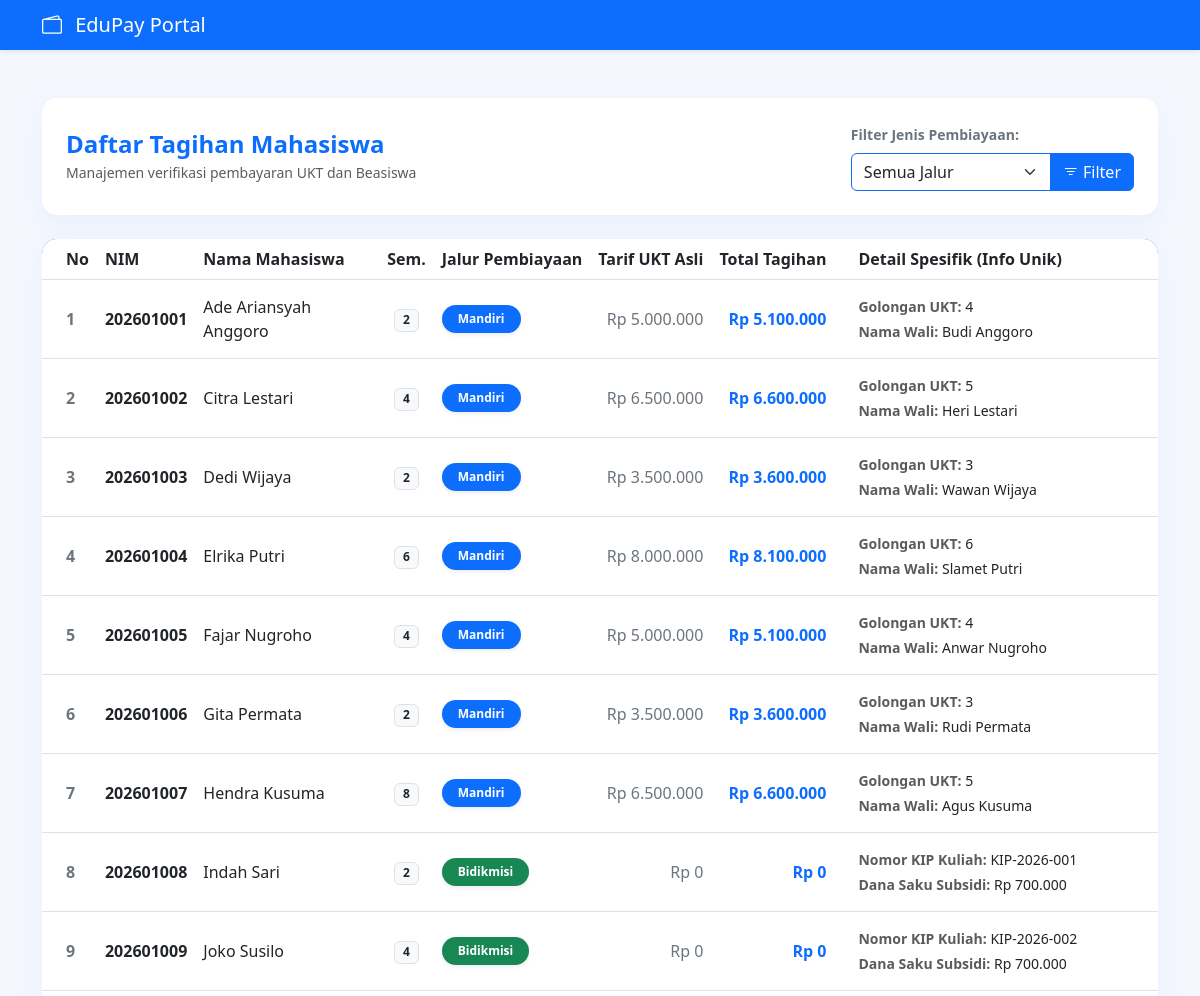
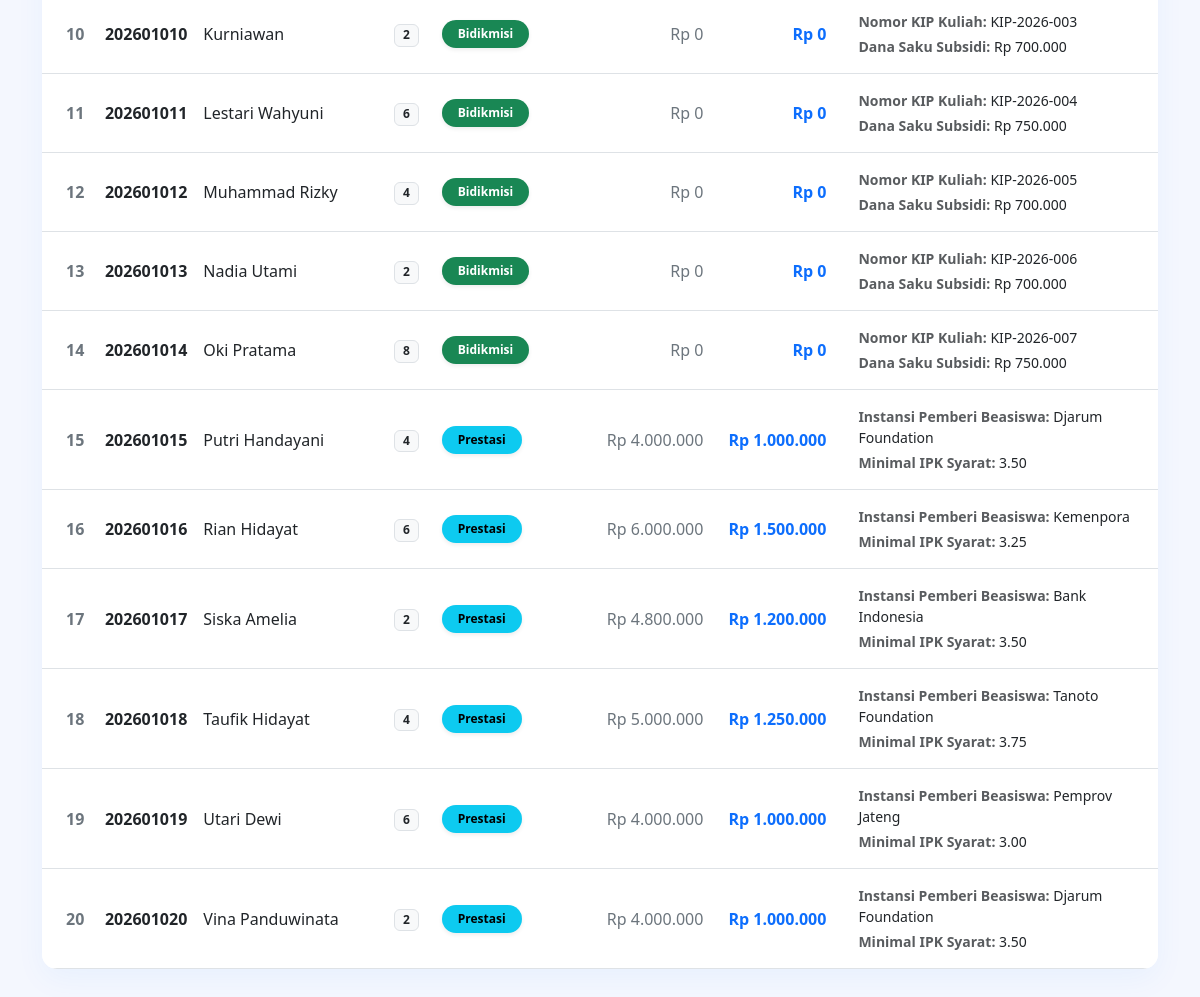
The page / on the database its author committed (2 pictures, top to bottom).
### tables this page shows
CREATE TABLE `tabel_mahasiswa` (
  `id_mahasiswa` int(11) NOT NULL AUTO_INCREMENT,
  `nama_mahasiswa` varchar(100) NOT NULL,
  `nim` varchar(15) NOT NULL,
  `semester` int(11) NOT NULL,
  `tarif_ukt_nominal` int(11) NOT NULL,
  `jenis_pembiayaan` enum('Mandiri','Bidikmisi','Prestasi') NOT NULL,
  `golongan_ukt` int(11) DEFAULT NULL,
  `nama_wali` varchar(100) DEFAULT NULL,
  `nomor_kip_kuliah` varchar(30) DEFAULT NULL,
  `dana_saku_subsidi` int(11) DEFAULT NULL,
  `nama_instansi_beasiswa` varchar(100) DEFAULT NULL,
  `minimal_ipk_syarat` decimal(3,2) DEFAULT NULL,
  PRIMARY KEY (`id_mahasiswa`),
  UNIQUE KEY `nim` (`nim`)
);

### models/MahasiswaMandiri.php (called while the page is built, shortened)
<?php
require_once __DIR__ . '/Mahasiswa.php';
class MahasiswaMandiri extends Mahasiswa {
    private $golonganUkt;
    private $namaWali;
    public function __construct(array $data) {
        $this->golonganUkt = isset($data['golongan_ukt']) ? (int)$data['golongan_ukt'] : null;
        $this->namaWali = $data['nama_wali'] ?? '';
    }
    public static function getAll(PDO $db) {
        $query = "SELECT * FROM tabel_mahasiswa WHERE jenis_pembiayaan = 'Mandiri'";
        $stmt = $db->prepare($query);
        $stmt->execute();
        $listMahasiswa = [];
        while ($row = $stmt->fetch()) {
            $listMahasiswa[] = new self($row);
        }
        return $listMahasiswa;
    }
    public function hitungTagihanSemester() {
        return $this->tarifUktNominal + 100000;
    }
    public function tampilkanSpesifikasiAkademik() {
        return [
            (object) [
                'label' => 'Golongan UKT',
                'value' => $this->golonganUkt
            ],
            (object) [
                'label' => 'Nama Wali',
                'value' => $this->namaWali
            ]
        ];
    }
}

### models/MahasiswaBidikmisi.php (called while the page is built, shortened)
<?php
require_once __DIR__ . '/Mahasiswa.php';
class MahasiswaBidikmisi extends Mahasiswa {
    private $nomorKipKuliah;
    private $danaSakuSubsidi;
    public function __construct(array $data) {
        $this->nomorKipKuliah = $data['nomor_kip_kuliah'] ?? '';
        $this->danaSakuSubsidi = isset($data['dana_saku_subsidi']) ? (int)$data['dana_saku_subsidi'] : 0;
    }
    public static function getAll(PDO $db) {
        $query = "SELECT * FROM tabel_mahasiswa WHERE jenis_pembiayaan = 'Bidikmisi'";
        $stmt = $db->prepare($query);
        $stmt->execute();
        $listMahasiswa = [];
        while ($row = $stmt->fetch()) {
            $listMahasiswa[] = new self($row);
        }
        return $listMahasiswa;
    }
    public function hitungTagihanSemester() {
        return 0;
    }
    public function tampilkanSpesifikasiAkademik() {
        return [
            (object) [
                'label' => 'Nomor KIP Kuliah',
                'value' => $this->nomorKipKuliah
            ],
            (object) [
                'label' => 'Dana Saku Subsidi',
                'value' => 'Rp ' . number_format($this->danaSakuSubsidi, 0, ',', '.')
            ]
        ];
    }
}

### models/MahasiswaPrestasi.php (called while the page is built, shortened)
<?php
require_once __DIR__ . '/Mahasiswa.php';
class MahasiswaPrestasi extends Mahasiswa {
    private $namaInstansiBeasiswa;
    private $minimalIpkSyarat;
    public function __construct(array $data) {
        $this->namaInstansiBeasiswa = $data['nama_instansi_beasiswa'] ?? '';
        $this->minimalIpkSyarat = isset($data['minimal_ipk_syarat']) ? (float)$data['minimal_ipk_syarat'] : 0.0;
    }
    public static function getAll(PDO $db) {
        $query = "SELECT * FROM tabel_mahasiswa WHERE jenis_pembiayaan = 'Prestasi'";
        $stmt = $db->prepare($query);
        $stmt->execute();
        $listMahasiswa = [];
        while ($row = $stmt->fetch()) {
            $listMahasiswa[] = new self($row);
        }
        return $listMahasiswa;
    }
    public function hitungTagihanSemester() {
        return $this->tarifUktNominal * 0.25;
    }
    public function tampilkanSpesifikasiAkademik() {
        return [
            (object) [
                'label' => 'Instansi Pemberi Beasiswa',
                'value' => $this->namaInstansiBeasiswa
            ],
            (object) [
                'label' => 'Minimal IPK Syarat',
                'value' => number_format($this->minimalIpkSyarat, 2)
            ]
        ];
    }
}

### models/Mahasiswa.php (called while the page is built, shortened)
<?php
abstract class Mahasiswa {
    protected $nama_mahasiswa;
    protected $nim;
    protected $semester;
    protected $tarifUktNominal;
    public function __construct(array $data) {
        $this->nama_mahasiswa = $data['nama_mahasiswa'] ?? '';
        $this->nim = $data['nim'] ?? '';
        $this->semester = isset($data['semester']) ? (int)$data['semester'] : 1;
        $this->tarifUktNominal = isset($data['tarif_ukt_nominal']) ? (int)$data['tarif_ukt_nominal'] : 0;
    }
    public function getNamaMahasiswa() {
        return $this->nama_mahasiswa;
    }
    public function getNim() {
        return $this->nim;
    }
    public function getSemester() {
        return $this->semester;
    }
    public function getTarifUktNominal() {
        return $this->tarifUktNominal;
    }
}

### index.php (the view, shortened to what this page needs)
<?php
require_once __DIR__ . '/models/MahasiswaMandiri.php';
require_once __DIR__ . '/models/MahasiswaBidikmisi.php';
require_once __DIR__ . '/models/MahasiswaPrestasi.php';
$database = new Database();
$db = $database->getConnection();
$filter = isset($_GET['jenis']) ? $_GET['jenis'] : 'Semua';
$listMahasiswa = [];
if ($filter === 'Mandiri') {
    $listMahasiswa = MahasiswaMandiri::getAll($db);
} elseif ($filter === 'Bidikmisi') {
    $listMahasiswa = MahasiswaBidikmisi::getAll($db);
} elseif ($filter === 'Prestasi') {
    $listMahasiswa = MahasiswaPrestasi::getAll($db);
} else {
    $listMahasiswa = array_merge(
        MahasiswaMandiri::getAll($db),
        MahasiswaBidikmisi::getAll($db),
        MahasiswaPrestasi::getAll($db)
    );
}
?>
<!DOCTYPE html>
<html lang="id">
<head>
    <link href="https://cdn.jsdelivr.net/npm/bootstrap@5.3.0/dist/css/bootstrap.min.css" rel="stylesheet">
    <link href="https://cdn.jsdelivr.net/npm/bootstrap-icons@1.11.0/font/bootstrap-icons.css" rel="stylesheet">
</head>
<body>
    <nav class="navbar navbar-dark navbar-custom shadow-sm mb-5">
        <div class="container">
            <span class="navbar-brand mb-0 h1">
                <i class="bi bi-wallet2 me-2"></i> EduPay Portal
            </span>
        </div>
    </nav>
    <div class="container">
        <div class="card card-custom bg-white p-4 mb-4">
            <div class="row align-items-center">
                <div class="col-md-6">
                    <h4 class="text-primary fw-bold mb-1">Daftar Tagihan Mahasiswa</h4>
                    <p class="text-muted small mb-md-0">Manajemen verifikasi pembayaran UKT dan Beasiswa</p>
                </div>
                <div class="col-md-6 text-md-end">
                    <form action="" method="GET" class="d-inline-block text-start">
                        <label for="jenis" class="form-label small fw-bold text-secondary">Filter Jenis Pembiayaan:</label>
                        <div class="input-group">
                            <select name="jenis" id="jenis" class="form-select border-primary" style="min-width: 200px;">
                                <option value="Semua" <?= $filter === 'Semua' ? 'selected' : '' ?>>Semua Jalur</option>
                            </select>
                            <button type="submit" class="btn btn-primary">
                                <i class="bi bi-filter"></i> Filter
                            </button>
                        </div>
                    </form>
                </div>
            </div>
        </div>
        <div class="card card-custom bg-white overflow-hidden mb-5">
            <div class="table-responsive">
                <table class="table table-hover align-middle mb-0">
                    <thead class="table-header-custom text-nowrap">
                        <tr>
                            <th scope="col" class="ps-4">No</th>
                            <th scope="col">NIM</th>
                            <th scope="col">Nama Mahasiswa</th>
                            <th scope="col" class="text-center">Sem.</th>
                            <th scope="col">Jalur Pembiayaan</th>
                            <th scope="col" class="text-end">Tarif UKT Asli</th>
                            <th scope="col" class="text-end">Total Tagihan</th>
                            <th scope="col" class="ps-4">Detail Spesifik (Info Unik)</th>
                        </tr>
                    </thead>
                    <tbody>
                        <?php if (empty($listMahasiswa)): ?>
                            <tr>
                                <td colspan="8" class="text-center py-5 text-muted">
                                    <i class="bi bi-folder-x display-4 d-block mb-3 text-secondary"></i>
                                    Tidak ada data mahasiswa ditemukan.
                                </td>
                            </tr>
                        <?php else: ?>
                            <?php
                            $no = 1;
                            foreach ($listMahasiswa as $mhs):
                                $badgeClass = 'badge-mandiri';
                                $jenisTeks = 'Mandiri';
                                if ($mhs instanceof MahasiswaBidikmisi) {
                                    $badgeClass = 'badge-bidikmisi';
                                    $jenisTeks = 'Bidikmisi';
                                } elseif ($mhs instanceof MahasiswaPrestasi) {
                                    $badgeClass = 'badge-prestasi';
                                    $jenisTeks = 'Prestasi';
                                }
                            ?>
                                <tr>
                                    <td class="ps-4 fw-bold text-secondary"><?= $no++; ?></td>
                                    <td class="fw-semibold text-dark"><?= htmlspecialchars($mhs->getNim()); ?></td>
                                    <td><?= htmlspecialchars($mhs->getNamaMahasiswa()); ?></td>
                                    <td class="text-center"><span class="badge bg-light text-dark border"><?= $mhs->getSemester(); ?></span></td>
                                    <td>
                                        <span class="badge <?= $badgeClass ?> px-3 py-2 rounded-pill shadow-sm small">
                                            <?= $jenisTeks; ?>
                                        </span>
                                    </td>
                                    <td class="text-end text-secondary">
                                        Rp <?= number_format($mhs->getTarifUktNominal(), 0, ',', '.'); ?>
                                    </td>
                                    <td class="text-end fw-bold text-primary">
                                        Rp <?= number_format($mhs->hitungTagihanSemester(), 0, ',', '.'); ?>
                                    </td>
                                    <td class="ps-4 py-3">
                                        <div class="d-flex flex-column gap-1">
                                            <?php
                                            foreach ($mhs->tampilkanSpesifikasiAkademik() as $info):
                                            ?>
                                                <small class="text-dark">
                                                    <span class="text-muted fw-semibold"><?= htmlspecialchars($info->label); ?>:</span>
                                                    <?= htmlspecialchars($info->value); ?>
                                                </small>
                                            <?php endforeach; ?>
                                        </div>
                                    </td>
                                </tr>
                            <?php endforeach; ?>
                        <?php endif; ?>
                    </tbody>
                </table>
            </div>
        </div>
    </div>
</body>
</html>

### index.php (style rules this page uses)
body { background-color: #f4f7fe; font-family: 'Segoe UI', Tahoma, Geneva, Verdana, sans-serif; }
.navbar-custom { background-color: #0d6efd; }
.card-custom { border: none; border-radius: 15px; box-shadow: 0 10px 30px rgba(13, 110, 253, 0.05); }
.table-header-custom { background-color: #0d6efd !important; color: white !important; }
.badge-mandiri { background-color: #0d6efd; }
.badge-bidikmisi { background-color: #198754; }
.badge-prestasi { background-color: #0dcaf0; color: #000; }

### rows shown on the page
tabel_mahasiswa: nim "202601001", nama_mahasiswa "Ade Ariansyah Anggoro", semester "2", jenisTeks "Mandiri", tarif_ukt_nominal "5.000.000", tarif_ukt_nominal "5.100.000", label "Golongan UKT", value "4", label "Nama Wali", value "Budi Anggoro"
tabel_mahasiswa: nim "202601002", nama_mahasiswa "Citra Lestari", semester "4", jenisTeks "Mandiri", tarif_ukt_nominal "6.500.000", tarif_ukt_nominal "6.600.000", label "Golongan UKT", value "5", label "Nama Wali", value "Heri Lestari"
tabel_mahasiswa: nim "202601003", nama_mahasiswa "Dedi Wijaya", semester "2", jenisTeks "Mandiri", tarif_ukt_nominal "3.500.000", tarif_ukt_nominal "3.600.000", label "Golongan UKT", value "3", label "Nama Wali", value "Wawan Wijaya"
tabel_mahasiswa: nim "202601004", nama_mahasiswa "Elrika Putri", semester "6", jenisTeks "Mandiri", tarif_ukt_nominal "8.000.000", tarif_ukt_nominal "8.100.000", label "Golongan UKT", value "6", label "Nama Wali", value "Slamet Putri"
tabel_mahasiswa: nim "202601005", nama_mahasiswa "Fajar Nugroho", semester "4", jenisTeks "Mandiri", tarif_ukt_nominal "5.000.000", tarif_ukt_nominal "5.100.000", label "Golongan UKT", value "4", label "Nama Wali", value "Anwar Nugroho"
tabel_mahasiswa: nim "202601006", nama_mahasiswa "Gita Permata", semester "2", jenisTeks "Mandiri", tarif_ukt_nominal "3.500.000", tarif_ukt_nominal "3.600.000", label "Golongan UKT", value "3", label "Nama Wali", value "Rudi Permata"
tabel_mahasiswa: nim "202601007", nama_mahasiswa "Hendra Kusuma", semester "8", jenisTeks "Mandiri", tarif_ukt_nominal "6.500.000", tarif_ukt_nominal "6.600.000", label "Golongan UKT", value "5", label "Nama Wali", value "Agus Kusuma"
tabel_mahasiswa: nim "202601008", nama_mahasiswa "Indah Sari", semester "2", jenisTeks "Bidikmisi", tarif_ukt_nominal "0", hitungTagihanSemester "0", label "Nomor KIP Kuliah", value "KIP-2026-001", label "Dana Saku Subsidi", value "Rp 700.000"
tabel_mahasiswa: nim "202601009", nama_mahasiswa "Joko Susilo", semester "4", jenisTeks "Bidikmisi", tarif_ukt_nominal "0", hitungTagihanSemester "0", label "Nomor KIP Kuliah", value "KIP-2026-002", label "Dana Saku Subsidi", value "Rp 700.000"
tabel_mahasiswa: nim "202601010", nama_mahasiswa "Kurniawan", semester "2", jenisTeks "Bidikmisi", tarif_ukt_nominal "0", hitungTagihanSemester "0", label "Nomor KIP Kuliah", value "KIP-2026-003", label "Dana Saku Subsidi", value "Rp 700.000"
tabel_mahasiswa: nim "202601011", nama_mahasiswa "Lestari Wahyuni", semester "6", jenisTeks "Bidikmisi", tarif_ukt_nominal "0", hitungTagihanSemester "0", label "Nomor KIP Kuliah", value "KIP-2026-004", label "Dana Saku Subsidi", value "Rp 750.000"
tabel_mahasiswa: nim "202601012", nama_mahasiswa "Muhammad Rizky", semester "4", jenisTeks "Bidikmisi", tarif_ukt_nominal "0", hitungTagihanSemester "0", label "Nomor KIP Kuliah", value "KIP-2026-005", label "Dana Saku Subsidi", value "Rp 700.000"
tabel_mahasiswa: nim "202601013", nama_mahasiswa "Nadia Utami", semester "2", jenisTeks "Bidikmisi", tarif_ukt_nominal "0", hitungTagihanSemester "0", label "Nomor KIP Kuliah", value "KIP-2026-006", label "Dana Saku Subsidi", value "Rp 700.000"
tabel_mahasiswa: nim "202601014", nama_mahasiswa "Oki Pratama", semester "8", jenisTeks "Bidikmisi", tarif_ukt_nominal "0", hitungTagihanSemester "0", label "Nomor KIP Kuliah", value "KIP-2026-007", label "Dana Saku Subsidi", value "Rp 750.000"
tabel_mahasiswa: nim "202601015", nama_mahasiswa "Putri Handayani", semester "4", jenisTeks "Prestasi", tarif_ukt_nominal "4.000.000", tarif_ukt_nominal "1.000.000", label "Instansi Pemberi Beasiswa", value "Djarum Foundation", label "Minimal IPK Syarat", value "3.50"
tabel_mahasiswa: nim "202601016", nama_mahasiswa "Rian Hidayat", semester "6", jenisTeks "Prestasi", tarif_ukt_nominal "6.000.000", tarif_ukt_nominal "1.500.000", label "Instansi Pemberi Beasiswa", value "Kemenpora", label "Minimal IPK Syarat", value "3.25"
tabel_mahasiswa: nim "202601017", nama_mahasiswa "Siska Amelia", semester "2", jenisTeks "Prestasi", tarif_ukt_nominal "4.800.000", tarif_ukt_nominal "1.200.000", label "Instansi Pemberi Beasiswa", value "Bank Indonesia", label "Minimal IPK Syarat", value "3.50"
tabel_mahasiswa: nim "202601018", nama_mahasiswa "Taufik Hidayat", semester "4", jenisTeks "Prestasi", tarif_ukt_nominal "5.000.000", tarif_ukt_nominal "1.250.000", label "Instansi Pemberi Beasiswa", value "Tanoto Foundation", label "Minimal IPK Syarat", value "3.75"
tabel_mahasiswa: nim "202601019", nama_mahasiswa "Utari Dewi", semester "6", jenisTeks "Prestasi", tarif_ukt_nominal "4.000.000", tarif_ukt_nominal "1.000.000", label "Instansi Pemberi Beasiswa", value "Pemprov Jateng", label "Minimal IPK Syarat", value "3.00"
tabel_mahasiswa: nim "202601020", nama_mahasiswa "Vina Panduwinata", semester "2", jenisTeks "Prestasi", tarif_ukt_nominal "4.000.000", tarif_ukt_nominal "1.000.000", label "Instansi Pemberi Beasiswa", value "Djarum Foundation", label "Minimal IPK Syarat", value "3.50"
